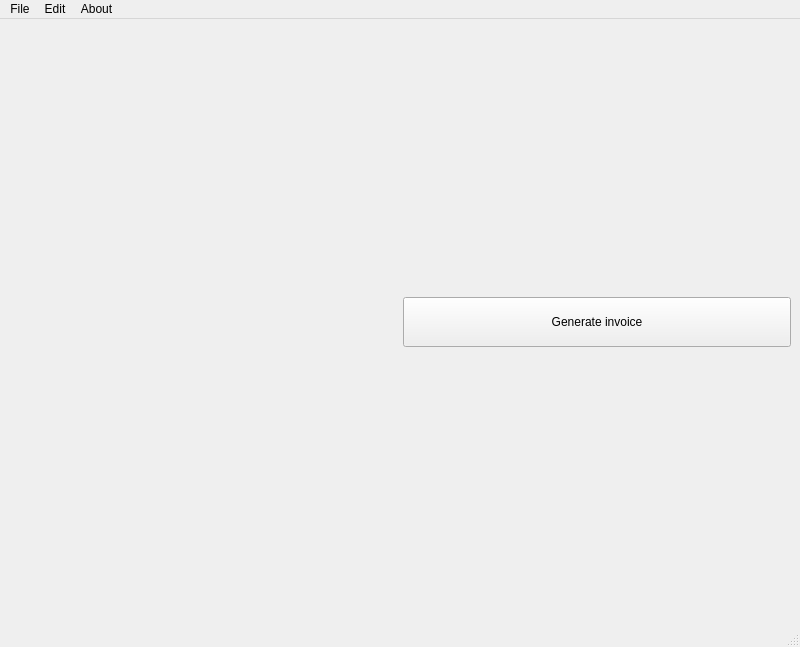
<?xml version="1.0" encoding="UTF-8"?>
<ui version="4.0">
 <class>mainWindow</class>
 <widget class="QMainWindow" name="mainWindow">
  <property name="geometry">
   <rect>
    <x>0</x>
    <y>0</y>
    <width>800</width>
    <height>647</height>
   </rect>
  </property>
  <property name="windowTitle">
   <string>Skilld tools</string>
  </property>
  <widget class="QWidget" name="centralwidget">
   <layout class="QGridLayout" name="gridLayout_2">
    <item row="0" column="1">
     <widget class="QPushButton" name="btnInvoice">
      <property name="minimumSize">
       <size>
        <width>228</width>
        <height>50</height>
       </size>
      </property>
      <property name="text">
       <string>Generate invoice</string>
      </property>
     </widget>
    </item>
    <item row="0" column="0">
     <widget class="QLabel" name="logo">
      <property name="text">
       <string/>
      </property>
      <property name="pixmap">
       <pixmap>../resources/logo__2.png</pixmap>
      </property>
     </widget>
    </item>
   </layout>
  </widget>
  <widget class="QMenuBar" name="menubar">
   <property name="geometry">
    <rect>
     <x>0</x>
     <y>0</y>
     <width>800</width>
     <height>20</height>
    </rect>
   </property>
   <widget class="QMenu" name="menuFile">
    <property name="title">
     <string>File</string>
    </property>
    <addaction name="separator"/>
    <addaction name="actionExit"/>
   </widget>
   <widget class="QMenu" name="menuEdit">
    <property name="title">
     <string>Edit</string>
    </property>
    <addaction name="separator"/>
    <addaction name="actionInvoiceSettings"/>
   </widget>
   <widget class="QMenu" name="menuAbout">
    <property name="title">
     <string>About</string>
    </property>
    <addaction name="actionAbout"/>
   </widget>
   <addaction name="menuFile"/>
   <addaction name="menuEdit"/>
   <addaction name="menuAbout"/>
  </widget>
  <widget class="QStatusBar" name="statusbar"/>
  <action name="actionPreferences">
   <property name="text">
    <string>Global settings</string>
   </property>
  </action>
  <action name="actionInvoiceSettings">
   <property name="text">
    <string>Invoice settings</string>
   </property>
  </action>
  <action name="actionExit">
   <property name="text">
    <string>Exit</string>
   </property>
  </action>
  <action name="actionAbout">
   <property name="text">
    <string>About this software</string>
   </property>
  </action>
 </widget>
 <resources/>
 <connections/>
</ui>
